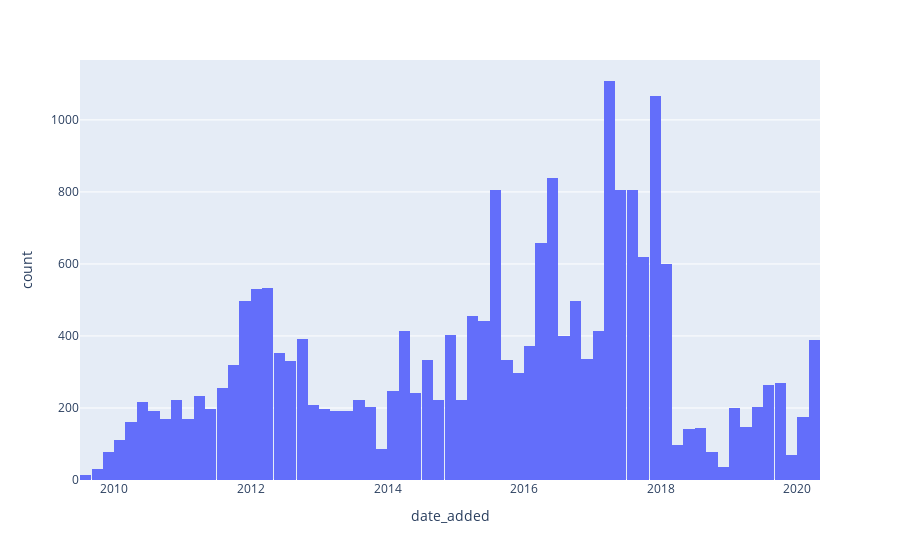

The notebook cell saved with this chart:
### Markdown cell above
Dataset URL: https://www.kaggle.com/datasets/podsyp/a-lot-of-memes-info-stats

### Code cell
px.histogram(memes, x="date_added")

### Figure 1 — Plotly figure (JSON) as saved in the notebook; plotly's stock layout.template omitted (floating-point values rounded to 4 significant figures; data arrays with more than 128 entries replaced by an {"elided": "..."} marker saying what was removed)
{"data": [{"bingroup": "x", "hovertemplate": "date_added=%{x}<br>count=%{y}<extra></extra>", "legendgroup": "", "marker": {"color": "#636efa", "pattern": {"shape": ""}}, "name": "", "orientation": "v", "showlegend": false, "type": "histogram", "x": {"elided": "21453 str values"}, "xaxis": "x", "yaxis": "y"}], "layout": {"barmode": "relative", "legend": {"tracegroupgap": 0}, "margin": {"t": 60}, "xaxis": {"anchor": "y", "domain": [0, 1], "title": {"text": "date_added"}}, "yaxis": {"anchor": "x", "domain": [0, 1], "title": {"text": "count"}}}}
